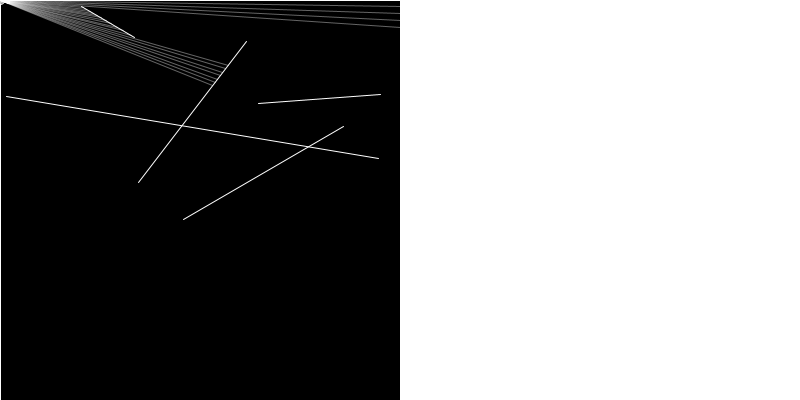
Frame 1 (no input)
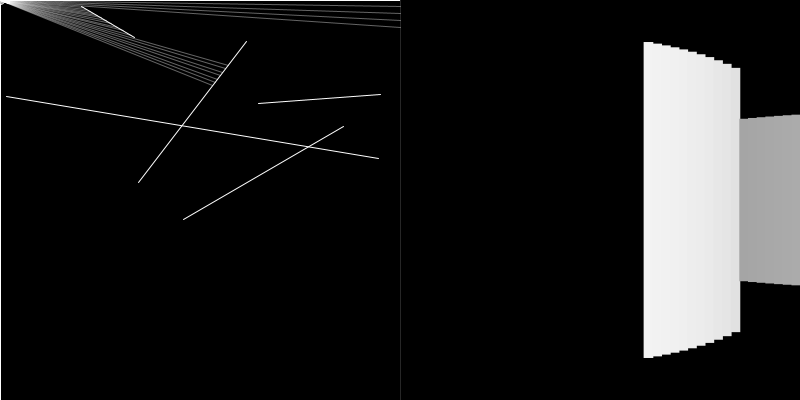
Frame 60 (the mouse pressed at the canvas centre just before this capture)
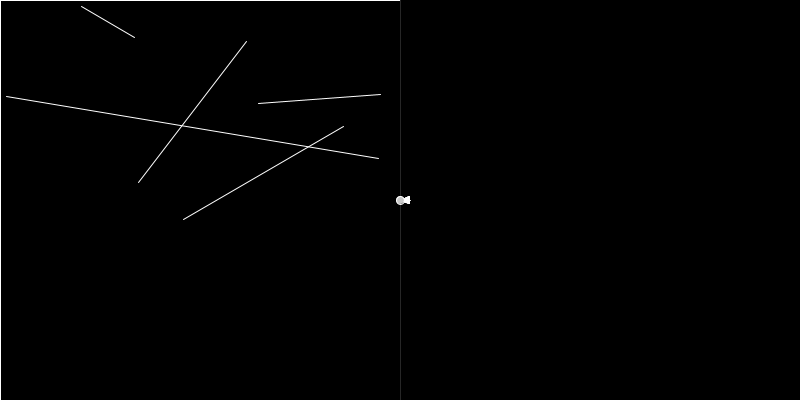
Frame 120 (the mouse held since frame 60 and released just before this capture)

The Processing sketch that drew these frames (run headless with seeded random() and noise(); from frame 60 on, the mouse is pressed at the canvas centre):

// Processing sketch: Rendering_Ray_Casting
// ── Rendering_Ray_Casting.pde
Ray ray;
Particle p;
Console console = new Console();

float sceneW = 400;
int wallCount = 4;
int amt = 5+wallCount;
int range = 46;
PVector[] uiClickable = new PVector[100];
int uiCount = 0;

Boundary[] walls = new Boundary[amt];
float[] scene = new float[range];

void setup() {

  if (range%2 !=0)
    range++;
  size(800, 400);

  if (wallCount == 4) {
    walls[0] = new Boundary(sceneW, 0, sceneW, height, 0);
    walls[1] = new Boundary(0, 0, sceneW, 0, 1);
    walls[2] = new Boundary(0, 0, 0, height, 2);
    walls[3] = new Boundary(0, height, sceneW, height, 3);
  }

  for (int i=wallCount; i<amt; i++) {
    PVector p1 = new PVector(random(sceneW), random(height));
    PVector p2 = new PVector(random(sceneW), random(height));
    walls[i] = new Boundary(p1.x, p1.y, p2.x, p2.y, i);
  }
  for (int i=0; i<console.output.length; i++) {
    console.output[i] = new String();
  }
  p = new Particle();
  p.rot(0);

  console.commandLine = "resume";
}
void draw() {
  background(0);



  for (int i=0; i<amt; i++) {
    walls[i].show();
  }

  float w = sceneW/scene.length;
  push();
  for (int i=0; i<scene.length; i++) {
    float sq = scene[i]*scene[i];
    float wSq = sceneW * sceneW;
    float b = map(sq, 0, wSq, 255, 0);
    float h = map(scene[i], 0, sceneW, height, 0);

    fill(b);
    //rect(i*w + sceneW, 0, w, height);
    noStroke();
    rectMode(CENTER);
    rect(i*w+sceneW+5, height/2, w+1, h);
  }
  pop();

  p.update();
  p.show();
  scene = p.look(walls);

  //ray.setDir(mouseX, mouseY);

  //PVector pt = ray.cast(wall);
  //println(pt);
  //if(pt != null){
  // fill(255);
  // ellipse(pt.x, pt.y, 8, 8);
  //}
  console.show();
}

boolean down = false;
void mouseWheel(MouseEvent event) {
  float e = event.getCount();
  if (down && ((e<0 && range+(2*e) >= 1) || (e>0 && range+(2*e) <= 360))) {
    range+=2*e;
    p.rot(0);
  } else
    p.rot(e/10);
}

void keyPressed() {
  if (key=='~') {
    console.toggle();
  }
  if (!console.open) {
    if (key=='q') {
      range=46;
      p.rot(0);
    }
    if (key=='0') {
      range=2;
      p.rot(0);
    }
  } else {
    if (keyCode == BACKSPACE && console.commandLine.length() > 0)
      console.commandLine = console.commandLine.substring(0, console.commandLine.length()-1);
    else if (keyCode == ENTER)
      console.run(console.commandLine);
    else if (keyCode != BACKSPACE && keyCode != SHIFT && key != '~')
      console.commandLine = console.commandLine+key;
  }
}

//uiClickable[uiCount] = new PVector(50, 10*id);//top left
//uiClickable[uiCount+1] = new PVector(width-100, 10*id+10);//top right

void mousePressed() {
  if (console.open) {
    
  }
  down=true;
}
void mouseReleased() {
  down = false;
}

// ── Console.pde
class Command {
  String input = "resume";
  String output = "";
  int id;
  
  Command(int id_){
   id = id_; 
  }
  
  void update(){
    try{
      if(input.substring(0, 5).equals("debug")){
        if(input.substring(6, 9).equals("ray")){
          if(input.substring(14,17).equals("all")){
            ray = p.rays[int(input.substring(10,12))];
            println(int(input.substring(10,12)));
            console.output[id] = ray.p1.toString()+" p2:"+ray.p2.toString()+" p3:"+ray.p3.toString()+" p4:"+ray.p4.toString()+" pt:"+ray.pt.toString()+" den:"+ray.den+" t:"+ray.t+" u:"+ray.u;
          }
        }
      }
      else if(input.substring(0, 6).equals("resume")){
        println("test");
        console.output[id] = "Click Me to pause and resume";
        uiClickable[uiCount] = new PVector(50, 10*id);
        uiClickable[uiCount+1] = new PVector(width-100, 10*id+10);
        uiCount+=2;
      }
    }
    catch(Throwable error){
      output = error.toString();
      //println(error);
    }
  }
}


class Console {
  float currenth = 0;
  float h = 0;
  
  float min = 0;
  public float max = 200;
  boolean open = false;
  
  String commandLine = "";
  
  String[] output = new String[37];
  Command[] c = new Command[37];
  
  int count =0;
  
  public void show() {
    for(int i=0; i<c.length; i++){
      c[i] = new Command(i);
      c[i].update();
    }
    
    if(open){
      cursor(ARROW);
      
      fill(100, 150);
      rect(0, 0, width, height);
      
      fill(255);
      for(int i=0; i<height-40; i+=10){
       text(output[i/10], 50, i+15);
      }
      rect(50, height-30, width-100, 20);
      
      fill(0);
      text(commandLine, 53, height-15);
    }
    else{     
      noCursor(); 
    }
  }
  
  public void run(String command_){
    
    c[count].input = command_;
    
    
    commandLine = "";
    count++;
  }
  
  public void toggle() {
    if(open)
      open = false;
    else
      open = true;
  }
}

// ── Particle.pde
class Particle {
  PVector pos = new PVector(sceneW/2, height/2);
  Ray[] rays = new Ray[360];
  float heading = 0;

  Particle() {
    for (int i=-rays.length/2; i<rays.length/2; i++) {
      rays[i+rays.length/2] = new Ray(pos, radians(i));
    }
  }

  void rot(float angle){
    heading += angle;
    for (int i=-range/2; i<range/2; i++) {
      rays[i+range/2].setAngle(radians(i) + heading); 
    }
  }

  void show() {
    for (int i=0; i<range; i++) {
      rays[i].show();
    }
    fill(200);
    ellipse(pos.x, pos.y, 8, 8);
  }

  PVector last = new PVector();
  void update() {
    
    if(!console.open)
      last = new PVector(mouseX, mouseY);
      
    pos.x = last.x;
    pos.y = last.y;
  }
  
  float[] look(Boundary[] b) {
    float[] s = new float[range];
    for (int i=0; i<range; i++) {
      float record = 100000000;
      PVector closest = null;
      for (int v =0; v<b.length; v++) {

        PVector pt = rays[i].cast(walls[v]);//debug???
        
        
        if (pt != null) {
          float d = PVector.dist(pos, pt);
          //float a = rays[i].dir.heading() - heading;
          //d*=cos(a);
          
          if (d<record) {
            record = d;
            closest = pt;
          }
        }
      }
      if (closest !=null) {
        stroke(255, 100);
        line(pos.x, pos.y, closest.x, closest.y);
      }
      s[i] = record;
    }
    return s;
  }
  
}

// ── boundary.pde
class Boundary{
  PVector a;
  PVector b;
  int id =0;
  
  Boundary(float x1, float y1, float x2, float y2, int id_){
    a = new PVector(x1, y1);
    b = new PVector(x2, y2);
    id = id_;
    if(id==6)
      ellipse(a.x, a.y, 5, 5);
  }
  
  void show(){
    stroke(255);
    line(a.x, a.y, b.x, b.y); 
  }
}

// ── ray.pde
class Ray{
  PVector pos;
  PVector dir = new PVector(1, 0);
  
  public PVector p1,p2,p3,p4,pt;
  public float den,t,u;
  
  Ray(PVector pos_, float angle){
    pos = pos_;
    dir = PVector.fromAngle(angle);
    
  }
  
  void setAngle(float angle){
    dir = PVector.fromAngle(angle);
  }
  
  void show(){
    stroke(255);
    push();
    translate(pos.x, pos.y);
    line(0, 0, dir.x *10 , dir.y*10);
    pop();
  }
  
  void setDir(float x, float y){
    dir.x = x-pos.x;
    dir.y = y-pos.y;
    dir.normalize();
  }
  
  PVector cast(Boundary b){//bug when rays exceed 179
    p1 = b.a.copy();
    p2 = b.b.copy();
    
    p3 = pos.copy();
    p4 = dir.copy().add(pos);
    
    den = (p1.x - p2.x)*(p3.y-p4.y) - (p1.y-p2.y)*(p3.x-p4.x);
    
    if(den == 0){
      return null; 
    }
    
    t =  ((p1.x-p3.x)*(p3.y-p4.y)-(p1.y-p3.y)*(p3.x-p4.x))/den;
    u = -((p1.x-p2.x)*(p1.y-p3.y)-(p1.y-p2.y)*(p1.x-p3.x))/den;
    
    //  println("boundary:", p1, p2);
    //  println("bourndaryId:", b.id);
    //  println("pos:",p3);
    //  println("dir:", p4);
    //  println("numbers:", den, t, u);
    
    if(t>0 && t<1 && u>0){
      pt = new PVector(p1.x+t* (p2.x-p1.x), p1.y+t*(p2.y-p1.y));
      return pt; 
    }
    else{
     return null; 
    }
    
  }
}
